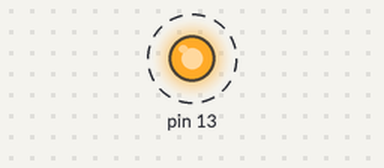
This sketch was run on a simulated Arduino Uno, built with avr-gcc and run on an emulated ATmega328P. On the bench: output pins drawn as LEDs (lit = HIGH). Dashed ring = blinking. What the sketch prints to the serial monitor is not drawn.

Above: at 0.5 s.
Timing chart, 0 to 4.6 s (numbered marks = the images above):
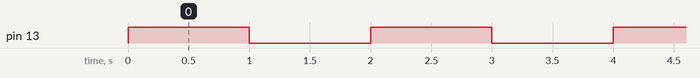

Measured:
- by itself, pin 13: alternates HIGH for 1.0 s and LOW for 1.0 s

The sketch:

power_test.ino
```cpp
// the setup function runs once when you press reset or power the board
void setup() {
    Serial.begin(9600);
    // initialize digital pin LED_BUILTIN as an output.
    pinMode(13, OUTPUT);
}

// the loop function runs over and over again forever
void loop() {
    digitalWrite(13, HIGH);   // turn the LED on (HIGH is the voltage level)
    delay(1000);                       // wait for a second
    digitalWrite(13, LOW);    // turn the LED off by making the voltage LOW
    delay(1000);                       // wait for a second

    Serial.println("boop!");
}
```
